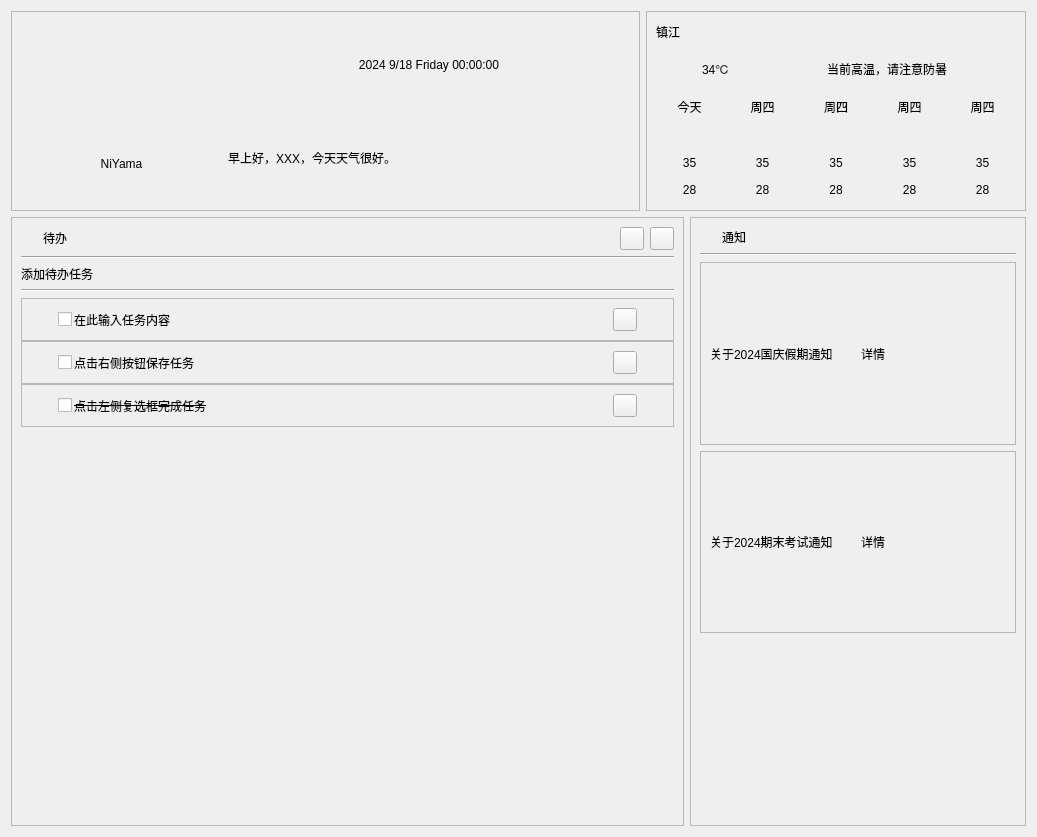
<?xml version="1.0" encoding="UTF-8"?>
<ui version="4.0">
 <class>HomeInterface</class>
 <widget class="QWidget" name="HomeInterface">
  <property name="geometry">
   <rect>
    <x>0</x>
    <y>0</y>
    <width>1037</width>
    <height>837</height>
   </rect>
  </property>
  <property name="windowTitle">
   <string>Form</string>
  </property>
  <layout class="QVBoxLayout" name="verticalLayout_2">
   <item>
    <layout class="QVBoxLayout" name="verticalLayout">
     <item>
      <layout class="QHBoxLayout" name="horizontalLayout_2" stretch="5,1">
       <property name="sizeConstraint">
        <enum>QLayout::SetDefaultConstraint</enum>
       </property>
       <property name="bottomMargin">
        <number>0</number>
       </property>
       <item alignment="Qt::AlignTop">
        <widget class="CardWidget" name="WelCard">
         <property name="sizePolicy">
          <sizepolicy hsizetype="Preferred" vsizetype="Preferred">
           <horstretch>0</horstretch>
           <verstretch>0</verstretch>
          </sizepolicy>
         </property>
         <property name="minimumSize">
          <size>
           <width>600</width>
           <height>200</height>
          </size>
         </property>
         <property name="maximumSize">
          <size>
           <width>16777215</width>
           <height>16777215</height>
          </size>
         </property>
         <property name="frameShape">
          <enum>QFrame::StyledPanel</enum>
         </property>
         <property name="frameShadow">
          <enum>QFrame::Raised</enum>
         </property>
         <layout class="QHBoxLayout" name="horizontalLayout_4" stretch="1,2">
          <property name="bottomMargin">
           <number>9</number>
          </property>
          <item>
           <layout class="QVBoxLayout" name="welCardIconVLayout" stretch="0,1">
            <item>
             <widget class="ImageLabel" name="label_27">
              <property name="sizePolicy">
               <sizepolicy hsizetype="Expanding" vsizetype="Expanding">
                <horstretch>0</horstretch>
                <verstretch>0</verstretch>
               </sizepolicy>
              </property>
              <property name="minimumSize">
               <size>
                <width>100</width>
                <height>100</height>
               </size>
              </property>
              <property name="text">
               <string/>
              </property>
             </widget>
            </item>
            <item>
             <widget class="LargeTitleLabel" name="WelCardIconLabel">
              <property name="text">
               <string>NiYama</string>
              </property>
              <property name="alignment">
               <set>Qt::AlignCenter</set>
              </property>
             </widget>
            </item>
           </layout>
          </item>
          <item>
           <layout class="QVBoxLayout" name="welCardItextVLayout">
            <item>
             <widget class="SubtitleLabel" name="WelCardTimeLabel">
              <property name="text">
               <string>2024 9/18 Friday 00:00:00</string>
              </property>
              <property name="alignment">
               <set>Qt::AlignCenter</set>
              </property>
             </widget>
            </item>
            <item>
             <widget class="BodyLabel" name="WelCardTextLabel">
              <property name="text">
               <string>早上好，XXX，今天天气很好。</string>
              </property>
              <property name="alignment">
               <set>Qt::AlignLeading|Qt::AlignLeft|Qt::AlignVCenter</set>
              </property>
             </widget>
            </item>
           </layout>
          </item>
         </layout>
        </widget>
       </item>
       <item alignment="Qt::AlignRight|Qt::AlignTop">
        <widget class="CardWidget" name="WeaCard">
         <property name="sizePolicy">
          <sizepolicy hsizetype="Preferred" vsizetype="Preferred">
           <horstretch>0</horstretch>
           <verstretch>0</verstretch>
          </sizepolicy>
         </property>
         <property name="minimumSize">
          <size>
           <width>380</width>
           <height>200</height>
          </size>
         </property>
         <property name="maximumSize">
          <size>
           <width>16777215</width>
           <height>16777215</height>
          </size>
         </property>
         <property name="frameShape">
          <enum>QFrame::StyledPanel</enum>
         </property>
         <property name="frameShadow">
          <enum>QFrame::Raised</enum>
         </property>
         <layout class="QVBoxLayout" name="verticalLayout_3" stretch="1,2,5">
          <item>
           <layout class="QHBoxLayout" name="weaCardLocationHLayout">
            <item>
             <widget class="StrongBodyLabel" name="label">
              <property name="text">
               <string>镇江</string>
              </property>
             </widget>
            </item>
           </layout>
          </item>
          <item>
           <layout class="QHBoxLayout" name="weaCardWeaTodayHLayout">
            <item>
             <widget class="ImageLabel" name="WeaCardIcon0">
              <property name="sizePolicy">
               <sizepolicy hsizetype="Fixed" vsizetype="Fixed">
                <horstretch>0</horstretch>
                <verstretch>0</verstretch>
               </sizepolicy>
              </property>
              <property name="minimumSize">
               <size>
                <width>40</width>
                <height>40</height>
               </size>
              </property>
              <property name="text">
               <string/>
              </property>
              <property name="alignment">
               <set>Qt::AlignCenter</set>
              </property>
             </widget>
            </item>
            <item>
             <widget class="BodyLabel" name="weaCardTodayTmpLabel">
              <property name="sizePolicy">
               <sizepolicy hsizetype="Expanding" vsizetype="Expanding">
                <horstretch>0</horstretch>
                <verstretch>0</verstretch>
               </sizepolicy>
              </property>
              <property name="minimumSize">
               <size>
                <width>20</width>
                <height>20</height>
               </size>
              </property>
              <property name="maximumSize">
               <size>
                <width>50</width>
                <height>50</height>
               </size>
              </property>
              <property name="text">
               <string>34℃</string>
              </property>
             </widget>
            </item>
            <item>
             <widget class="BodyLabel" name="weaCardTodayTextLabel">
              <property name="text">
               <string>当前高温，请注意防暑</string>
              </property>
              <property name="alignment">
               <set>Qt::AlignCenter</set>
              </property>
             </widget>
            </item>
           </layout>
          </item>
          <item>
           <layout class="QHBoxLayout" name="weaCardWeaForcastHLayout">
            <item>
             <layout class="QVBoxLayout" name="verticalLayout_4">
              <item>
               <widget class="BodyLabel" name="label_2">
                <property name="text">
                 <string>今天</string>
                </property>
                <property name="alignment">
                 <set>Qt::AlignCenter</set>
                </property>
               </widget>
              </item>
              <item>
               <widget class="ImageLabel" name="WeaCardIcon1">
                <property name="text">
                 <string/>
                </property>
                <property name="alignment">
                 <set>Qt::AlignCenter</set>
                </property>
               </widget>
              </item>
              <item>
               <widget class="BodyLabel" name="label_3">
                <property name="text">
                 <string>35</string>
                </property>
                <property name="alignment">
                 <set>Qt::AlignCenter</set>
                </property>
               </widget>
              </item>
              <item>
               <widget class="BodyLabel" name="label_4">
                <property name="text">
                 <string>28</string>
                </property>
                <property name="alignment">
                 <set>Qt::AlignCenter</set>
                </property>
               </widget>
              </item>
             </layout>
            </item>
            <item>
             <layout class="QVBoxLayout" name="verticalLayout_9">
              <item>
               <widget class="BodyLabel" name="label_5">
                <property name="text">
                 <string>周四</string>
                </property>
                <property name="alignment">
                 <set>Qt::AlignCenter</set>
                </property>
               </widget>
              </item>
              <item>
               <widget class="ImageLabel" name="WeaCardIcon2">
                <property name="text">
                 <string/>
                </property>
                <property name="alignment">
                 <set>Qt::AlignCenter</set>
                </property>
               </widget>
              </item>
              <item>
               <widget class="BodyLabel" name="label_6">
                <property name="text">
                 <string>35</string>
                </property>
                <property name="alignment">
                 <set>Qt::AlignCenter</set>
                </property>
               </widget>
              </item>
              <item>
               <widget class="BodyLabel" name="label_7">
                <property name="text">
                 <string>28</string>
                </property>
                <property name="alignment">
                 <set>Qt::AlignCenter</set>
                </property>
               </widget>
              </item>
             </layout>
            </item>
            <item>
             <layout class="QVBoxLayout" name="verticalLayout_8">
              <item>
               <widget class="BodyLabel" name="label_8">
                <property name="text">
                 <string>周四</string>
                </property>
                <property name="alignment">
                 <set>Qt::AlignCenter</set>
                </property>
               </widget>
              </item>
              <item>
               <widget class="ImageLabel" name="WeaCardIcon3">
                <property name="text">
                 <string/>
                </property>
                <property name="alignment">
                 <set>Qt::AlignCenter</set>
                </property>
               </widget>
              </item>
              <item>
               <widget class="BodyLabel" name="label_9">
                <property name="text">
                 <string>35</string>
                </property>
                <property name="alignment">
                 <set>Qt::AlignCenter</set>
                </property>
               </widget>
              </item>
              <item>
               <widget class="BodyLabel" name="label_10">
                <property name="text">
                 <string>28</string>
                </property>
                <property name="alignment">
                 <set>Qt::AlignCenter</set>
                </property>
               </widget>
              </item>
             </layout>
            </item>
            <item>
             <layout class="QVBoxLayout" name="verticalLayout_7">
              <item>
               <widget class="BodyLabel" name="label_11">
                <property name="text">
                 <string>周四</string>
                </property>
                <property name="alignment">
                 <set>Qt::AlignCenter</set>
                </property>
               </widget>
              </item>
              <item>
               <widget class="ImageLabel" name="WeaCardIcon4">
                <property name="text">
                 <string/>
                </property>
                <property name="alignment">
                 <set>Qt::AlignCenter</set>
                </property>
               </widget>
              </item>
              <item>
               <widget class="BodyLabel" name="label_12">
                <property name="text">
                 <string>35</string>
                </property>
                <property name="alignment">
                 <set>Qt::AlignCenter</set>
                </property>
               </widget>
              </item>
              <item>
               <widget class="BodyLabel" name="label_13">
                <property name="text">
                 <string>28</string>
                </property>
                <property name="alignment">
                 <set>Qt::AlignCenter</set>
                </property>
               </widget>
              </item>
             </layout>
            </item>
            <item>
             <layout class="QVBoxLayout" name="verticalLayout_6">
              <item>
               <widget class="BodyLabel" name="label_14">
                <property name="text">
                 <string>周四</string>
                </property>
                <property name="alignment">
                 <set>Qt::AlignCenter</set>
                </property>
               </widget>
              </item>
              <item>
               <widget class="ImageLabel" name="WeaCardIcon5">
                <property name="text">
                 <string/>
                </property>
                <property name="alignment">
                 <set>Qt::AlignCenter</set>
                </property>
               </widget>
              </item>
              <item>
               <widget class="BodyLabel" name="label_15">
                <property name="text">
                 <string>35</string>
                </property>
                <property name="alignment">
                 <set>Qt::AlignCenter</set>
                </property>
               </widget>
              </item>
              <item>
               <widget class="BodyLabel" name="label_16">
                <property name="text">
                 <string>28</string>
                </property>
                <property name="alignment">
                 <set>Qt::AlignCenter</set>
                </property>
               </widget>
              </item>
             </layout>
            </item>
           </layout>
          </item>
         </layout>
        </widget>
       </item>
      </layout>
     </item>
     <item>
      <layout class="QHBoxLayout" name="horizontalLayout_3" stretch="2,1">
       <property name="bottomMargin">
        <number>0</number>
       </property>
       <item>
        <widget class="CardWidget" name="TaskCard">
         <property name="frameShape">
          <enum>QFrame::StyledPanel</enum>
         </property>
         <property name="frameShadow">
          <enum>QFrame::Raised</enum>
         </property>
         <layout class="QVBoxLayout" name="verticalLayout_11" stretch="1,0,1,0,8">
          <item>
           <layout class="QHBoxLayout" name="horizontalLayout_5">
            <property name="sizeConstraint">
             <enum>QLayout::SetMinimumSize</enum>
            </property>
            <item>
             <widget class="ImageLabel" name="TaskCardIcon">
              <property name="sizePolicy">
               <sizepolicy hsizetype="Fixed" vsizetype="Fixed">
                <horstretch>0</horstretch>
                <verstretch>0</verstretch>
               </sizepolicy>
              </property>
              <property name="minimumSize">
               <size>
                <width>16</width>
                <height>16</height>
               </size>
              </property>
              <property name="maximumSize">
               <size>
                <width>16</width>
                <height>16</height>
               </size>
              </property>
              <property name="text">
               <string/>
              </property>
             </widget>
            </item>
            <item>
             <widget class="StrongBodyLabel" name="TaskCardTitleLabel">
              <property name="sizePolicy">
               <sizepolicy hsizetype="Fixed" vsizetype="Fixed">
                <horstretch>0</horstretch>
                <verstretch>0</verstretch>
               </sizepolicy>
              </property>
              <property name="text">
               <string>待办</string>
              </property>
             </widget>
            </item>
            <item>
             <spacer name="horizontalSpacer">
              <property name="orientation">
               <enum>Qt::Horizontal</enum>
              </property>
              <property name="sizeType">
               <enum>QSizePolicy::Expanding</enum>
              </property>
              <property name="sizeHint" stdset="0">
               <size>
                <width>40</width>
                <height>20</height>
               </size>
              </property>
             </spacer>
            </item>
            <item>
             <widget class="ToolButton" name="TaskCardAddtoolButton">
              <property name="text">
               <string/>
              </property>
             </widget>
            </item>
            <item>
             <widget class="ToolButton" name="TaskCardDeltoolButton">
              <property name="text">
               <string/>
              </property>
             </widget>
            </item>
           </layout>
          </item>
          <item>
           <widget class="Line" name="line">
            <property name="orientation">
             <enum>Qt::Horizontal</enum>
            </property>
           </widget>
          </item>
          <item>
           <widget class="BodyLabel" name="TaskCardLabel">
            <property name="sizePolicy">
             <sizepolicy hsizetype="Fixed" vsizetype="Fixed">
              <horstretch>0</horstretch>
              <verstretch>0</verstretch>
             </sizepolicy>
            </property>
            <property name="text">
             <string>添加待办任务</string>
            </property>
           </widget>
          </item>
          <item>
           <widget class="Line" name="line_2">
            <property name="orientation">
             <enum>Qt::Horizontal</enum>
            </property>
           </widget>
          </item>
          <item>
           <layout class="QVBoxLayout" name="verticalLayout_12">
            <property name="spacing">
             <number>0</number>
            </property>
            <item>
             <widget class="CardWidget" name="TaskCard3">
              <property name="maximumSize">
               <size>
                <width>16777215</width>
                <height>50</height>
               </size>
              </property>
              <property name="frameShape">
               <enum>QFrame::StyledPanel</enum>
              </property>
              <property name="frameShadow">
               <enum>QFrame::Raised</enum>
              </property>
              <layout class="QHBoxLayout" name="horizontalLayout_7">
               <property name="spacing">
                <number>2</number>
               </property>
               <property name="leftMargin">
                <number>36</number>
               </property>
               <property name="topMargin">
                <number>9</number>
               </property>
               <property name="rightMargin">
                <number>36</number>
               </property>
               <item>
                <widget class="CheckBox" name="checkBox">
                 <property name="text">
                  <string/>
                 </property>
                </widget>
               </item>
               <item>
                <widget class="BodyLabel" name="label_17">
                 <property name="sizePolicy">
                  <sizepolicy hsizetype="Expanding" vsizetype="Preferred">
                   <horstretch>0</horstretch>
                   <verstretch>0</verstretch>
                  </sizepolicy>
                 </property>
                 <property name="text">
                  <string>在此输入任务内容</string>
                 </property>
                </widget>
               </item>
               <item>
                <widget class="ToolButton" name="toolButton">
                 <property name="text">
                  <string/>
                 </property>
                </widget>
               </item>
              </layout>
             </widget>
            </item>
            <item>
             <widget class="CardWidget" name="TaskCard1">
              <property name="maximumSize">
               <size>
                <width>16777215</width>
                <height>50</height>
               </size>
              </property>
              <property name="frameShape">
               <enum>QFrame::StyledPanel</enum>
              </property>
              <property name="frameShadow">
               <enum>QFrame::Raised</enum>
              </property>
              <layout class="QHBoxLayout" name="horizontalLayout_8">
               <property name="spacing">
                <number>2</number>
               </property>
               <property name="leftMargin">
                <number>36</number>
               </property>
               <property name="rightMargin">
                <number>36</number>
               </property>
               <item>
                <widget class="CheckBox" name="checkBox_2">
                 <property name="text">
                  <string/>
                 </property>
                </widget>
               </item>
               <item>
                <widget class="BodyLabel" name="label_22">
                 <property name="sizePolicy">
                  <sizepolicy hsizetype="Expanding" vsizetype="Preferred">
                   <horstretch>0</horstretch>
                   <verstretch>0</verstretch>
                  </sizepolicy>
                 </property>
                 <property name="text">
                  <string>点击右侧按钮保存任务</string>
                 </property>
                </widget>
               </item>
               <item>
                <widget class="ToolButton" name="toolButton_2">
                 <property name="text">
                  <string/>
                 </property>
                </widget>
               </item>
              </layout>
             </widget>
            </item>
            <item>
             <widget class="CardWidget" name="TaskCard2">
              <property name="maximumSize">
               <size>
                <width>16777215</width>
                <height>50</height>
               </size>
              </property>
              <property name="frameShape">
               <enum>QFrame::StyledPanel</enum>
              </property>
              <property name="frameShadow">
               <enum>QFrame::Raised</enum>
              </property>
              <layout class="QHBoxLayout" name="horizontalLayout_9">
               <property name="spacing">
                <number>2</number>
               </property>
               <property name="leftMargin">
                <number>36</number>
               </property>
               <property name="rightMargin">
                <number>36</number>
               </property>
               <item>
                <widget class="CheckBox" name="checkBox_3">
                 <property name="text">
                  <string/>
                 </property>
                </widget>
               </item>
               <item>
                <widget class="BodyLabel" name="label_23">
                 <property name="sizePolicy">
                  <sizepolicy hsizetype="Expanding" vsizetype="Preferred">
                   <horstretch>0</horstretch>
                   <verstretch>0</verstretch>
                  </sizepolicy>
                 </property>
                 <property name="styleSheet">
                  <string notr="true">text-decoration:line-through</string>
                 </property>
                 <property name="text">
                  <string>点击左侧复选框完成任务</string>
                 </property>
                </widget>
               </item>
               <item>
                <widget class="ToolButton" name="toolButton_3">
                 <property name="text">
                  <string/>
                 </property>
                </widget>
               </item>
              </layout>
             </widget>
            </item>
            <item>
             <spacer name="verticalSpacer">
              <property name="orientation">
               <enum>Qt::Vertical</enum>
              </property>
              <property name="sizeHint" stdset="0">
               <size>
                <width>20</width>
                <height>40</height>
               </size>
              </property>
             </spacer>
            </item>
           </layout>
          </item>
         </layout>
        </widget>
       </item>
       <item>
        <widget class="CardWidget" name="NoticeCard">
         <property name="frameShape">
          <enum>QFrame::StyledPanel</enum>
         </property>
         <property name="frameShadow">
          <enum>QFrame::Raised</enum>
         </property>
         <layout class="QVBoxLayout" name="verticalLayout_13" stretch="1,0,9">
          <property name="spacing">
           <number>6</number>
          </property>
          <item>
           <layout class="QHBoxLayout" name="horizontalLayout_6">
            <item>
             <widget class="ImageLabel" name="NoticeCardIcon">
              <property name="sizePolicy">
               <sizepolicy hsizetype="Fixed" vsizetype="Fixed">
                <horstretch>0</horstretch>
                <verstretch>0</verstretch>
               </sizepolicy>
              </property>
              <property name="minimumSize">
               <size>
                <width>16</width>
                <height>16</height>
               </size>
              </property>
              <property name="maximumSize">
               <size>
                <width>0</width>
                <height>16</height>
               </size>
              </property>
              <property name="text">
               <string/>
              </property>
             </widget>
            </item>
            <item>
             <widget class="StrongBodyLabel" name="NoticeCardTitleLabel">
              <property name="sizePolicy">
               <sizepolicy hsizetype="Fixed" vsizetype="Fixed">
                <horstretch>0</horstretch>
                <verstretch>0</verstretch>
               </sizepolicy>
              </property>
              <property name="maximumSize">
               <size>
                <width>16777215</width>
                <height>16777215</height>
               </size>
              </property>
              <property name="text">
               <string>通知</string>
              </property>
             </widget>
            </item>
            <item>
             <spacer name="horizontalSpacer_2">
              <property name="orientation">
               <enum>Qt::Horizontal</enum>
              </property>
              <property name="sizeHint" stdset="0">
               <size>
                <width>40</width>
                <height>20</height>
               </size>
              </property>
             </spacer>
            </item>
           </layout>
          </item>
          <item>
           <widget class="Line" name="line_3">
            <property name="orientation">
             <enum>Qt::Horizontal</enum>
            </property>
           </widget>
          </item>
          <item>
           <layout class="QVBoxLayout" name="verticalLayout_14">
            <item>
             <widget class="CardWidget" name="NoticeCard1">
              <property name="sizePolicy">
               <sizepolicy hsizetype="Expanding" vsizetype="Expanding">
                <horstretch>0</horstretch>
                <verstretch>0</verstretch>
               </sizepolicy>
              </property>
              <property name="frameShape">
               <enum>QFrame::StyledPanel</enum>
              </property>
              <property name="frameShadow">
               <enum>QFrame::Raised</enum>
              </property>
              <layout class="QHBoxLayout" name="horizontalLayout_10" stretch="0,0">
               <item>
                <widget class="BodyLabel" name="label_19">
                 <property name="text">
                  <string>关于2024国庆假期通知</string>
                 </property>
                </widget>
               </item>
               <item>
                <widget class="HyperlinkLabel" name="label_18">
                 <property name="text">
                  <string>详情</string>
                 </property>
                </widget>
               </item>
              </layout>
             </widget>
            </item>
            <item>
             <widget class="CardWidget" name="NoticeCard2">
              <property name="sizePolicy">
               <sizepolicy hsizetype="Expanding" vsizetype="Expanding">
                <horstretch>0</horstretch>
                <verstretch>0</verstretch>
               </sizepolicy>
              </property>
              <property name="frameShape">
               <enum>QFrame::StyledPanel</enum>
              </property>
              <property name="frameShadow">
               <enum>QFrame::Raised</enum>
              </property>
              <layout class="QHBoxLayout" name="horizontalLayout_11">
               <item>
                <widget class="BodyLabel" name="label_20">
                 <property name="text">
                  <string>关于2024期末考试通知</string>
                 </property>
                </widget>
               </item>
               <item>
                <widget class="HyperlinkLabel" name="label_21">
                 <property name="text">
                  <string>详情</string>
                 </property>
                </widget>
               </item>
              </layout>
             </widget>
            </item>
            <item>
             <spacer name="verticalSpacer_2">
              <property name="orientation">
               <enum>Qt::Vertical</enum>
              </property>
              <property name="sizeHint" stdset="0">
               <size>
                <width>20</width>
                <height>40</height>
               </size>
              </property>
             </spacer>
            </item>
           </layout>
          </item>
         </layout>
        </widget>
       </item>
      </layout>
     </item>
    </layout>
   </item>
  </layout>
 </widget>
 <customwidgets>
  <customwidget>
   <class>CardWidget</class>
   <extends>QFrame</extends>
   <header>qfluentwidgets</header>
   <container>1</container>
  </customwidget>
  <customwidget>
   <class>CheckBox</class>
   <extends>QCheckBox</extends>
   <header>qfluentwidgets</header>
  </customwidget>
  <customwidget>
   <class>ToolButton</class>
   <extends>QToolButton</extends>
   <header>qfluentwidgets</header>
  </customwidget>
  <customwidget>
   <class>BodyLabel</class>
   <extends>QLabel</extends>
   <header>qfluentwidgets</header>
  </customwidget>
  <customwidget>
   <class>StrongBodyLabel</class>
   <extends>QLabel</extends>
   <header>qfluentwidgets</header>
  </customwidget>
  <customwidget>
   <class>SubtitleLabel</class>
   <extends>QLabel</extends>
   <header>qfluentwidgets</header>
  </customwidget>
  <customwidget>
   <class>LargeTitleLabel</class>
   <extends>QLabel</extends>
   <header>qfluentwidgets</header>
  </customwidget>
  <customwidget>
   <class>HyperlinkLabel</class>
   <extends>QLabel</extends>
   <header location="global">qfluentwidgets</header>
  </customwidget>
  <customwidget>
   <class>ImageLabel</class>
   <extends>QLabel</extends>
   <header>qfluentwidgets</header>
  </customwidget>
 </customwidgets>
 <resources/>
 <connections/>
</ui>
